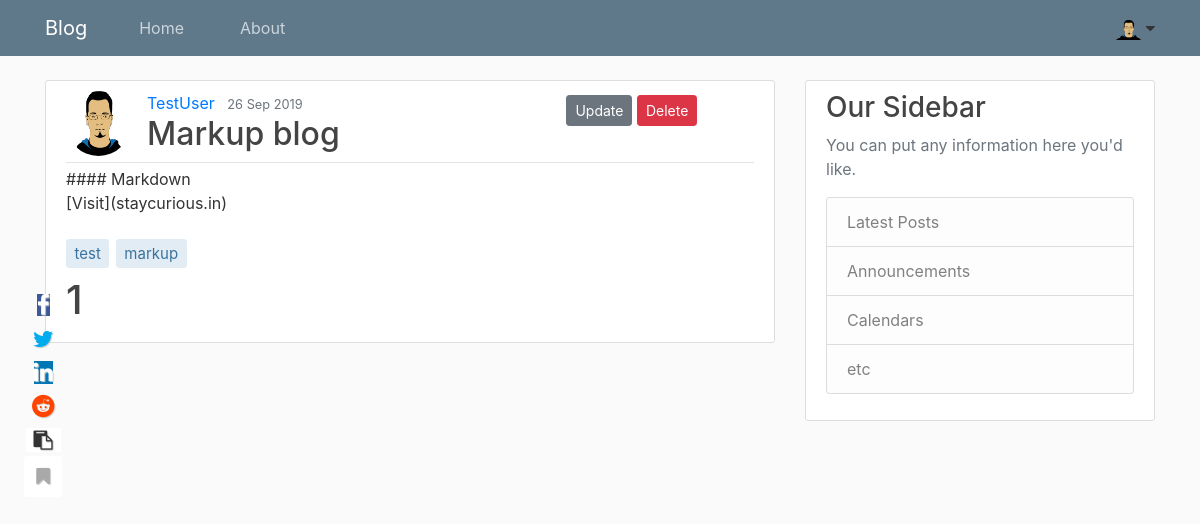
The app's page /blog/post/markup-blog/ (signed in), older data.
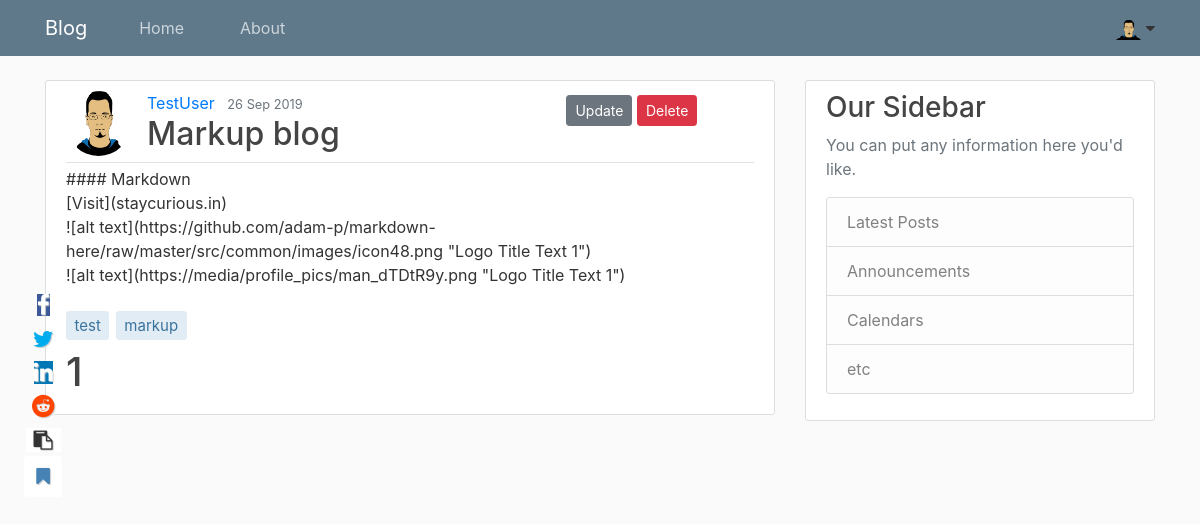
The same page, newer data.
### Blog/models.py (models this page shows, shortened)
class Post(models.Model):
    title = models.CharField(help_text='Try to keep the title short, within 80 characters.', max_length=80, unique=True)
    slug = models.SlugField(default='', max_length=80)
    content = MarkupField(help_text=('This field supports all markup formatting'),
                        default='',
                        default_markup_type='markdown',
                        )
    tags = models.CharField(help_text='Enter tags separated by spaces. Do not enter more than 5 tags', max_length=80, default='', blank=True)
    date_posted = models.DateTimeField(default=timezone.now)
    last_updated = models.DateTimeField(auto_now=True)
    author = models.ForeignKey(User, null=True, on_delete=models.SET_NULL)
    publish = models.BooleanField(default=False)
    def get_absolute_url(self):
        return reverse('Blog:post-preview', kwargs={'slug':self.slug})
    def get_tags_list(self):
        return self.tags.split()
    def get_post_detail_url(self):
        return reverse('Blog:post-detail', kwargs={'slug':self.slug})
    @property
    def hit_count(self):
        url, created = UrlHit.objects.get_or_create(url=self.get_post_detail_url())
        print("absolute url: ", self.get_absolute_url())
        print("in blog model url: ", url.url)
        print("in blog model hits: ", url.hits)
        return url.hits

### Users/models.py (models this page shows, shortened)
class Profile(models.Model):
    user = models.OneToOneField(User, on_delete=models.CASCADE)
    bio = models.CharField(null=True, max_length=140, blank=True)
    image = models.ImageField(default='default.jpg', upload_to='profile_pics', blank=True)
    public = models.BooleanField(default=False)
    website = models.CharField(null=True, blank=True, max_length=80)
    location = models.CharField(null=True, max_length=200, blank=True)
    join_date = models.DateTimeField(auto_now_add=True)
    bookmarked_posts = models.ManyToManyField(Post)
    def get_bookmarked_posts(self):
        return [post.id for post in self.bookmarked_posts.all()]

### Track/models.py (models this page shows, shortened)
class UrlHit(models.Model):
    url     = models.URLField()
    hits    = models.PositiveIntegerField(default=0)
    class Meta:
        ordering = ['-hits']
    def increase(self):
        print("increased by 1", self.hits, self.url)
        self.hits += 1
        self.save()

### Track/views.py (the view, shortened to what this page needs)
    def wrap(request, *args, **kwargs):
        if not request.session.session_key:
            request.session.save()
        s_key = request.session.session_key
        ip = get_client_ip(request)
        url, url_created = UrlHit.objects.get_or_create(url=request.path)
        if url_created:
            print("*********inside url_create: ")
            track, created = HitCount.objects.get_or_create(url_hit=url, ip=ip, session=s_key)
            if created:
                url.increase()
                request.session[ip] = ip
                request.session[request.path] = request.path
        return function(request, *args, **kwargs)

### Blog/views.py (called while the page is built)
    def get_context_data(self, **kwargs):
        context = super().get_context_data(**kwargs)
        if self.request.user.is_authenticated:
            context['profile'] = self.request.user.profile
        return context

### Track/views.py (called while the page is built)
def get_client_ip(request):
    x_forwarded_for = request.META.get('HTTP_X_FORWARDED_FOR')
    if x_forwarded_for:
        ip = x_forwarded_for.split(',')[0]
    else:
        ip = request.META.get('REMOTE_ADDR')
    return ip

### Blog/templates/Blog/post_detail.html (shortened to what this page needs)
{% extends "Blog/base.html" %}
{% load static %}
{% block content %}
<div id="share">
    {% include "share.html" %}
</div>
<article id="post-detail" class="content-section">
    <div class="media-body">
        <div class="article-metadata">
                <img class="rounded-circle article-img" src="{{ object.author.profile.image.url }}">
            <div class="article-info">
                <a class="mr-2" href="{% url 'Blog:user-posts' object.author.username %}">{{ object.author }}</a>
                <small class="text-muted">{{ object.date_posted|date:"j M Y" }}</small>
                {% if object.author == user %}
                    <div style="float:right">
                        <a class="btn btn-secondary btn-sm mt-1 mb-1" href="{% url 'Blog:post-update' object.slug %}">Update</a>
                        <a class="btn btn-danger btn-sm mt-1 mb-1" href="{% url 'Blog:post-delete' object.slug %}">Delete</a>
                    </div>
                {% endif %}
                <div class="article-title">
                    <h2>{{ object.title }}</a></h2>
                </div>
            </div>
        </div>
        <p class="article-content">{{ object.content }}</p>
        {% include "post_tags.html" %}
    </div>
   <h1>{{object.hit_count}}</h1>
</article>
{% endblock content %}

Row changes from the older to the newer data that the page shows:
changed Post "Markup blog": content "#### Markdown [Visit](staycurious.in)" → "#### Markdown [Visit](staycurious.in) ![alt text](https://github.com/adam-p/markdown-here/raw/master/src/common/images/icon48.png \"Logo Title Text 1\") ![alt text](https://media/profile_pics/man_dTDtR9y.png \"Logo Title Text 1\")"
